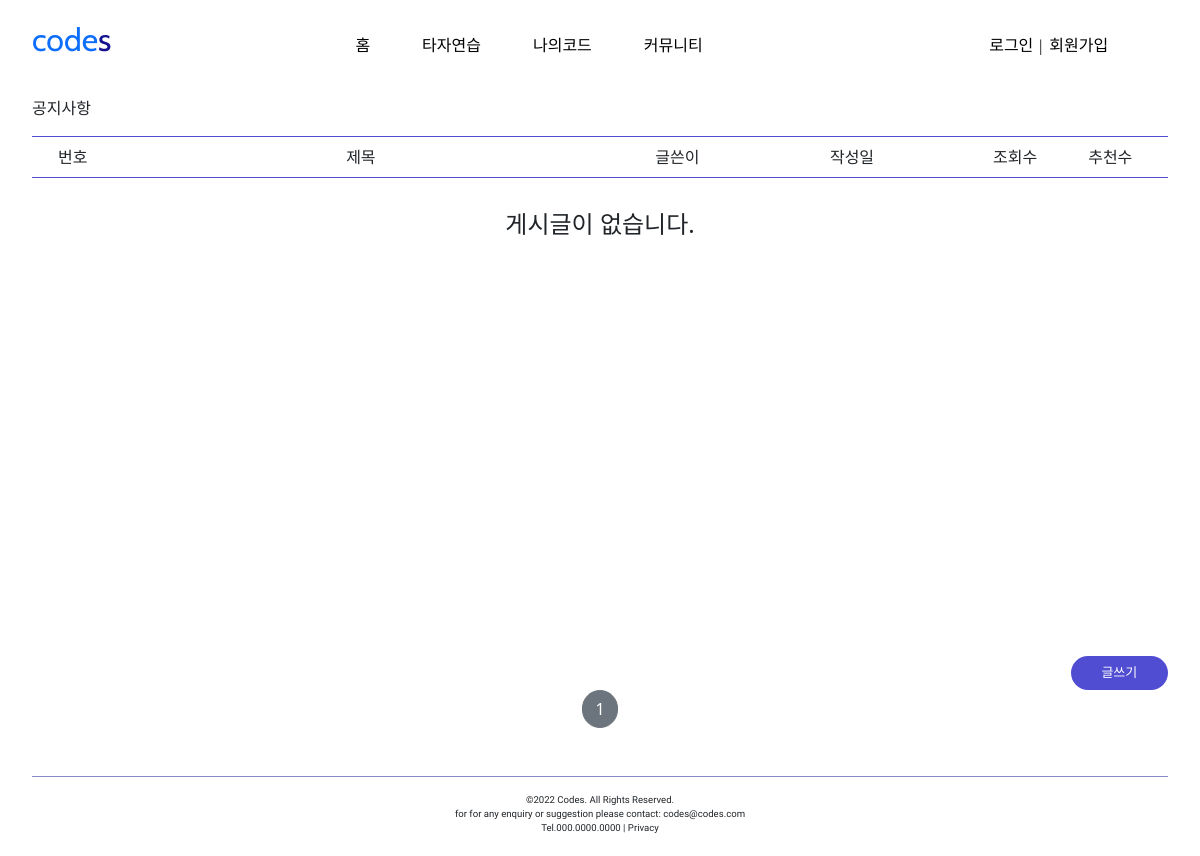
/board/detail/6/, run on an earlier commit of the app's database.
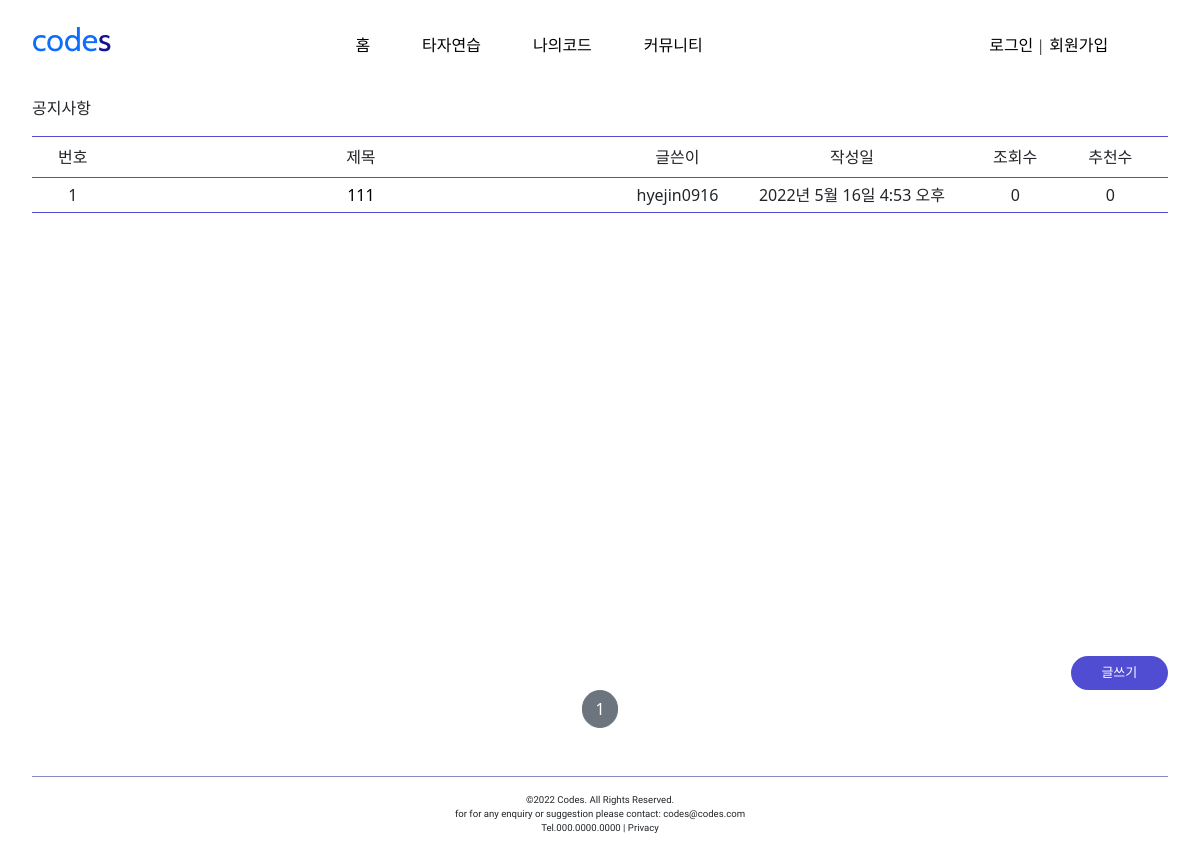
And on a later commit of the database.
### boardapp/models.py (models this page shows, shortened)
class PostCategory(models.Model):
    post_category_id = models.AutoField(primary_key=True)
    post_category = models.CharField(max_length=32, null=False)

### postapp/models.py (models this page shows, shortened)
class Post(models.Model):
    post_id = models.AutoField(primary_key=True)
    post_title = models.CharField(max_length=256,null=False)
    image = models.ImageField(upload_to='post/', null=False)
    post_content = models.TextField(null=False)
    post_viewnum = models.IntegerField(default=0)
    like_num = models.IntegerField(default=0)
    post_wdate = models.DateTimeField(auto_now_add=True)
    post_mdate = models.DateTimeField(auto_now=True)
    writer = models.ForeignKey(User, on_delete=models.CASCADE, related_name='post', null=False)
    category = models.ForeignKey(PostCategory, on_delete=models.CASCADE, related_name='category', null=False)

### boardapp/views.py (the view)
# urls.py: path('detail/<int:pk>/', CategoryDetailView.as_view(), name='detail'),
class CategoryDetailView(DetailView, MultipleObjectMixin):
    model = PostCategory
    context_object_name = 'target_category'
    template_name = 'boardapp/detail.html'
    paginate_by = 13
    def get_context_data(self, **kwargs):
        object_list = Post.objects.filter(category=self.get_object())
        return super(CategoryDetailView, self).get_context_data(object_list=object_list, **kwargs)

### boardapp/templates/boardapp/detail.html
{% extends 'base.html' %}
{% block content %}
<div style="height: 32rem">
    <div style="margin:3rem 2rem 1rem 2rem;text-align: left;">
        <p>
            {{ target_category.post_category }}
        </p>
    </div>
    <div style="border-top: 1.5px solid #504DD2;border-bottom: 1.5px solid #504DD2;
    margin-right: 2rem;margin-left: 2rem; text-align: center; padding-top: .5rem; padding-bottom: .5rem">
        <div style="display:inline-block; width: 5%;height: auto">번호</div>
        <div style="display:inline-block; width: 45%;">제목</div>
        <div style="display:inline-block; width: 10%;">글쓴이</div>
        <div style="display:inline-block; width: 20%;">작성일</div>
        <div style="display:inline-block; width: 8%;">조회수</div>
        <div style="display:inline-block; width: 8%;">추천수</div>
    </div>
    {% include 'snippets/list_category.html' with post_list=object_list %}
</div>
<div style="margin-top:3rem; margin-right:2rem; text-align: right">
    <a href="{% url 'postapp:create' %}" class="btn text-white rounded-pill col-1 px-3" style="background-color: #504DD2;font-size: small">
        글쓰기
    </a>
    </div>
    {% include 'snippets/pagination.html' with page_obj=page_obj %}
{% endblock %}

### templates/base.html
<!doctype html>
<html lang="ko">
    {% include 'head.html' %}
    <body>
        {% include 'header.html' %}
        {% block content %}
        {% endblock %}
        {% include 'footer.html' %}
    </body>
</html>

### templates/head.html (shortened to what this page needs)
<head>
    <link href="https://cdn.jsdelivr.net/npm/bootstrap@5.1.3/dist/css/bootstrap.min.css" rel="stylesheet">
</head>

### templates/header.html (shortened to what this page needs)
{% load static %}
<header>
    <div style="height: 2rem; background-color: white; border-radius: 1rem; margin: 2rem; margin-top: 1rem;">
        <div style="display: inline-block; width: 13%">
            <div style="display: inline-block; color: #504DD2; font-family: 'Cabin', sans-serif; font-size: 2rem;">
                <a style="text-decoration: none;" href="{% url 'mainapp:mainpage' %}">
                code<span style="color:#14128F">s</span>
                </a>
            </div>
        </div>
        <div style="display: inline-block; width: 65%; text-align: center"class="korean">
            <div style="display: inline-block; margin-right: 3rem;">
                <a style="text-decoration: none; color: black" href="{% url 'mainapp:mainpage' %}">홈</a>
            </div>
            <span style="display: inline-block; margin-right: 3rem;">
                <a style="text-decoration: none; color: black" href="{% url 'practiceapp:firstpractice' %}">타자연습</a>
            </span>
            <div style="display: inline-block; margin-right: 3rem;">
                <a style="text-decoration: none; color: black" href="{% url 'upracticeapp:ufirstpractice' %}">나의코드</a>
            </div>
            <div style="display: inline-block; margin-right: 3rem;">
                <a style="text-decoration: none; color: black" href="{% url 'boardapp:list' %}">커뮤니티</a>
            </div>
        </div>
        <div style="display: inline-block; width: 16%; text-align: right"class="korean">
            {% if not user.is_authenticated %}
                <a style="text-decoration: none; color: black" href="{% url 'mainapp:login' %}?next={{ request.path }}">
            <div style="display: inline-block">로그인</div>
                </a>
            <strong style="display: inline-block; font-size: 0.8rem; font-family: 'Cabin', sans-serif;">  │  </strong>
                <a style="text-decoration: none; color: black" href="{% url 'mainapp:signup' %}">
            <div style="display: inline-block">회원가입</div>
                </a>
            {% endif %}
        </div>
    </div>
</header>

### templates/snippets/list_category.html
<div>
    {% if post_list %}
    <div style="text-align: center;margin-left: 2rem;margin-right: 2rem">
    {% for list in post_list %}
        <div style="border-bottom: 1px solid #504DD2;text-align: center;padding-top: .3rem; padding-bottom: .3rem">
        <div style="display:inline-block; width: 5%;">
            {{ list.post_id }}
        </div>
        <div style="display:inline-block; width: 45%;">
            <a href="{% url 'postapp:detail' pk=list.pk %}" style="text-decoration: none; color: black">
                <div style="margin:0rem;padding: 0rem">
                    {{ list.post_title | truncatechars:15 }}
                </div>
            </a>
        </div>
        <div style="display:inline-block; width: 10%;">
            {{ list.writer }}
        </div>
        <div style="display:inline-block; width: 20%;">
            {{ list.post_wdate }}
        </div>
        <div style="display:inline-block; width: 8%;">
            {{ list.post_viewnum }}
        </div>
        <div style="display:inline-block; width: 8%;">
            {{ list.like_num }}
        </div>
    </div>
    {% endfor %}
    </div>
    {% else %}
    <div style="text-align: center;margin-top: 2rem">
        <h4>게시글이 없습니다.</h4>
    </div>
    {% endif %}
</div>

### templates/snippets/pagination.html (shortened to what this page needs)
<div style="text-align: center;">
    <a href="?page={{ page_obj.number}}"
       class="btn btn-secondary rounded-pill">
        {{ page_obj.number }}
    </a>
</div>

### templates/footer.html (shortened to what this page needs)
{% load static %}
<footer>
<div style="height: 3rem; border-radius: 1rem; margin: 2rem; text-align: center; font-size: 0.6rem;"class="korean">
    <hr style="background-color: #14128F; opacity: 0.5; margin-top: 3rem;">
    <div>©2022 Codes. All Rights Reserved.</div>
    <div>for for any enquiry or suggestion please contact: codes@codes.com</div>
    <div>Tel.000.0000.0000 | Privacy</div>
</div>
</footer>

### templates/header.html (style rules this page uses)
.korean { font-family: 'Nanum Gothic Coding', monospace; }

### templates/footer.html (style rules this page uses)
.korean { font-family: 'Nanum Gothic Coding', monospace; }

What changed in the data, as far as the page shows it:
added Post: post_id "1", post_title "111", writer "hyejin0916", post_wdate "2022년 5월 16일 4:53 오후", post_viewnum "0", like_num "0"
Also different on the page:
text no longer shown: "게시글이 없습니다."
